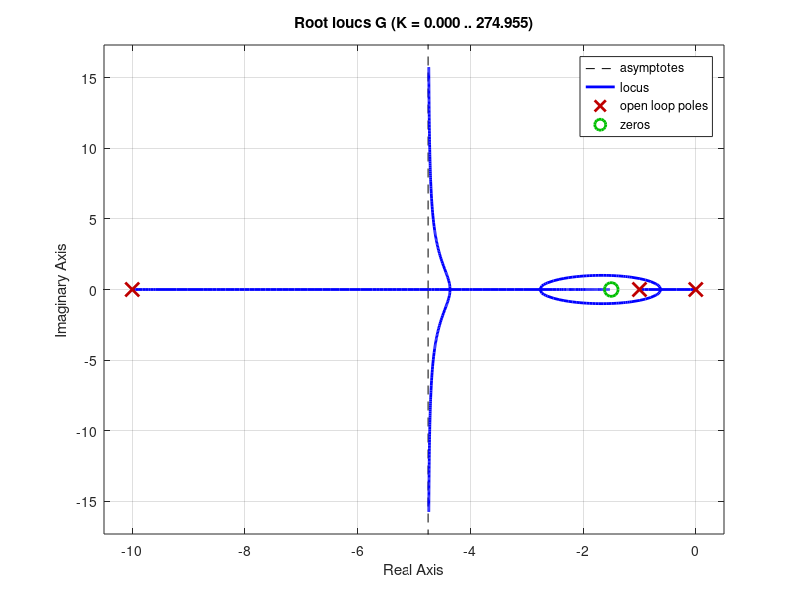

Write the MATLAB code that produced this figure. (Note: this script raises an error after producing the figure.)
clear all
close all
clc

s = tf('s');

%% Sistema de malha aberta
K = 1;
G = K*(s+1.5)/(s*(s+1)*(s+10));
H = 1;

% Deseja-se
mp = 1.52/100;
csi = -log(mp)/sqrt(pi^2+log(mp)^2)

% Lugar das raizes
figure, rlocus(G), 
 sgrid(csi,0)
K1=39.7;
mf1=feedback(K1*G,H);
figure,step(mf1);

K2=12.7;
mf2=feedback(K2*G,H);
figure,step(mf2);

K3=7.37;
mf3=feedback(K3*G,H);
figure,step(mf3);

zpk(mf1)
zpk(mf2)
zpk(mf3)
% definindo no matlab
% s=tf('s');
mf1a=K1*(1.5/1.796)/(s^2 + 9.205*s + 33.18)
figure,step(mf1,mf1a);

mf2a=K2*(1.5/8.624)/(s^2 + 2.376*s + 2.209)
figure,step(mf2,mf2a);

mf3a=K3*(1.5/9.252)/(s^2 + 1.748*s + 1.195)
figure,step(mf3,mf3a);


